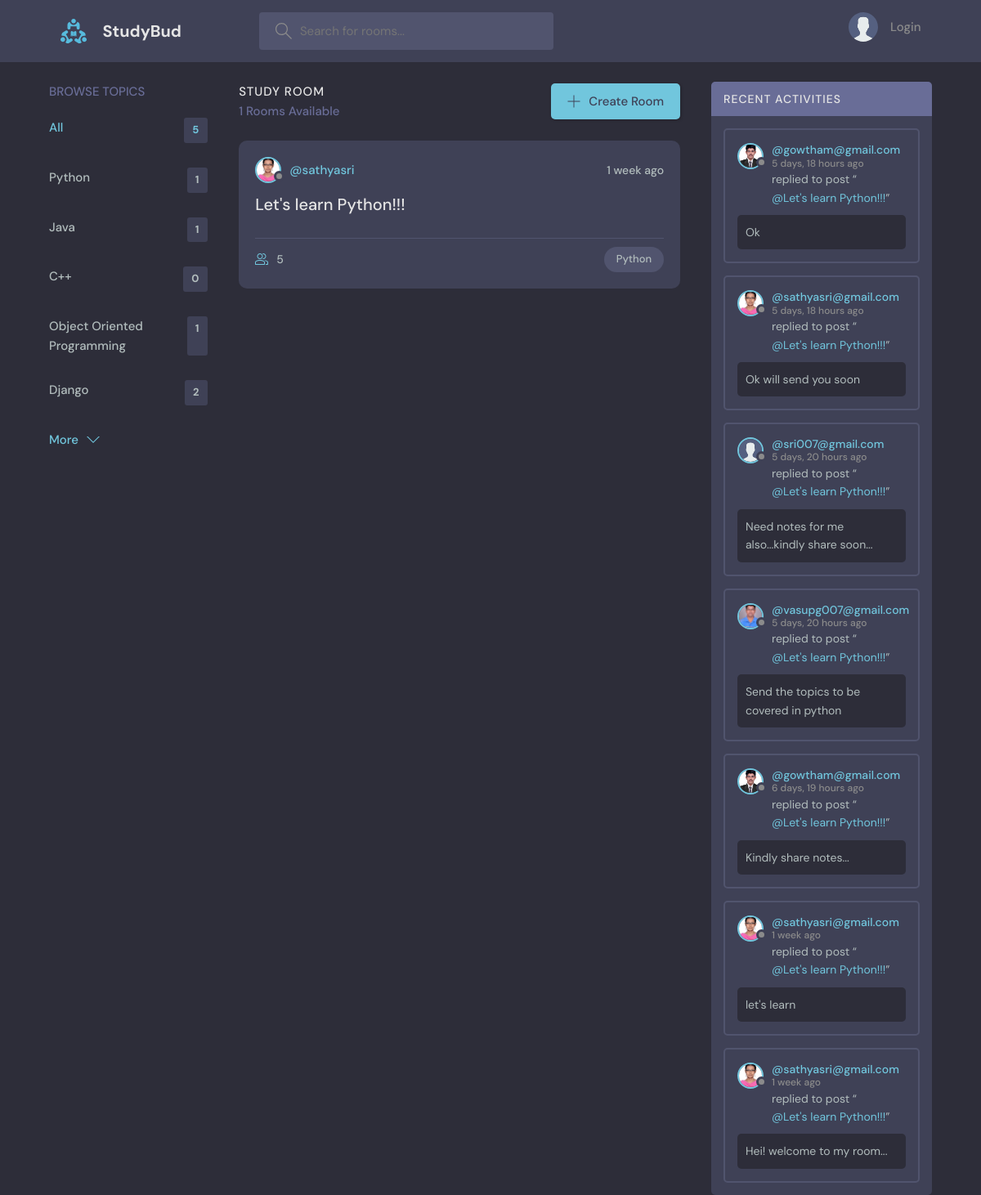
Page /?q=Python on the committed database.
### base/models.py (models this page shows, shortened)
class Topic(models.Model):
    name = models.CharField(max_length = 200)

class Room(models.Model):
    host = models.ForeignKey(User,on_delete = models.SET_NULL,null = True)
    topic = models.ForeignKey(Topic,on_delete = models.SET_NULL,null = True)
    name = models.CharField(max_length = 200)
    description = models.TextField(null=True,blank=True)
    participants = models.ManyToManyField(User,related_name='participants',blank=True)
    updated = models.DateTimeField(auto_now = True)
    created = models.DateTimeField(auto_now=False, auto_now_add=True)
    class Meta:
        ordering = ['-updated','-created']
    def __str__(self):
        return self.name

class User(AbstractUser):
    name = models.CharField(max_length=20,null=True)
    email = models.EmailField(unique=True,null=True)
    bio = models.TextField(null=True)
    avatar = models.ImageField(null=True,default="avatar.svg")
    USERNAME_FIELD = 'email'
    REQUIRED_FIELDS = []

class Message(models.Model):
    user = models.ForeignKey(User,on_delete = models.CASCADE)
    room = models.ForeignKey(Room,on_delete = models.CASCADE)
    body = models.TextField()
    updated = models.DateTimeField(auto_now = True)
    created = models.DateTimeField(auto_now=False, auto_now_add=True)
    class Meta:
        ordering = ['-updated','-created']

### base/views.py (the view)
# urls.py: path('',views.home,name="home"),
def home(request):
    q = request.GET.get('q') if request.GET.get('q') != None else ''
    rooms = Room.objects.filter(
        Q(topic__name__icontains=q) |
        Q(name__icontains=q) |
        Q(description__icontains=q) |
        Q(host__name__icontains=q)
                                )
    topic = Topic.objects.all()[0:5]
    room_count = rooms.count()
    room_messages = Message.objects.filter(Q(room__topic__name__icontains=q) | Q(room__host__name__icontains=q))
    content = {'rooms':rooms,'topics':topic,'room_count':room_count,'room_messages':room_messages}
    return render(request,'base/home.html',content)

### base/templates/base/home.html (shortened to what this page needs)
{% extends 'main.html' %}
{% block content %}
    <main class="layout layout--3">
      <div class="container">
        {% include 'base/topics_component.html' %}
        <div class="roomList">
          <div class="roomList__header">
            <div>
              <h2>Study Room</h2>
              <p>{{room_count}} Rooms Available</p>
            </div>
            <a class="btn btn--main" href="{% url 'create-room' %}">
              <svg version="1.1" xmlns="http://www.w3.org/2000/svg" width="32" height="32" viewBox="0 0 32 32">
                <title>add</title>
                <path
                  d="M16.943 0.943h-1.885v14.115h-14.115v1.885h14.115v14.115h1.885v-14.115h14.115v-1.885h-14.115v-14.115z"
                ></path>
              </svg>
              Create Room
            </a>
          </div>
          {% include 'base/feed_component.html' %}
        </div>
        {% include 'base/activity_component.html' %}
      </div>
    </main>
{% endblock content %}

### base/templates/base/topics_component.html
<div class="topics">
    <div class="topics__header">
      <h2>Browse Topics</h2>
    </div>
    <ul class="topics__list">
        <li>
            <a href="{% url 'home' %}" class="active">All <span>{{topics.count}}</span></a>
        </li>
        {% for topic in topics %}
        <li>
            <a href="{% url 'home' %}?q={{topic.name}}">{{topic.name}} <span>{{topic.room_set.all.count}}</span></a>
        </li>
        {% endfor %}
    </ul>
    <a class="btn btn--link" href="{% url 'topics' %}">
      More
      <svg version="1.1" xmlns="http://www.w3.org/2000/svg" width="32" height="32" viewBox="0 0 32 32">
        <title>chevron-down</title>
        <path d="M16 21l-13-13h-3l16 16 16-16h-3l-13 13z"></path>
      </svg>
    </a>
</div>

### base/templates/base/feed_component.html (shortened to what this page needs)
{% for room in rooms %}
    <div class="roomListRoom">
    <div class="roomListRoom__header">
      <a href="{% url 'user-profile' room.host.id %}" class="roomListRoom__author">
        <div class="avatar avatar--small">
          <img src="{{room.host.avatar.url}}" />
        </div>
        <span>@{{room.host.username}}</span>
      </a>
      <div class="roomListRoom__actions">
        <span>{{room.created|timesince}} ago</span>
      </div>
    </div>
    <div class="roomListRoom__content">
      <a href="{% url "room" room.id %}">{{room.name}}</a>
    </div>
    <div class="roomListRoom__meta">
      <a href="{% url "room" room.id %}" class="roomListRoom__joined">
        {{room.participants.all.count}}
      </a>
      <p class="roomListRoom__topic">{{room.topic.name}}</p>
    </div>
    </div>
{% endfor %}

### base/templates/base/activity_component.html (shortened to what this page needs)
<div class="activities">
    <div class="activities__header">
      <h2>Recent Activities</h2>
    </div>
    {% for message in room_messages %}
    <div class="activities__box">
      <div class="activities__boxHeader roomListRoom__header">
        <a href="{% url 'user-profile' message.user.id %}" class="roomListRoom__author">
          <div class="avatar avatar--small">
            <img src="{{message.user.avatar.url}}" />
          </div>
          <p>
            @{{message.user}}
            <span>{{message.created|timesince}} ago</span>
          </p>
        </a>
      </div>
      <div class="activities__boxContent">
        <p>replied to post “<a href="{% url 'room' message.room.id %}">@{{message.room}}</a>”</p>
        <div class="activities__boxRoomContent">
          {{message.body}}
        </div>
      </div>
    </div>
    {% endfor %}
</div>

### rows in the picture
Topic: name "Python", room_set.all.count "1"
Topic: name "Java", room_set.all.count "1"
Topic: name "C++", room_set.all.count "0"
Topic: name "Object Oriented Programming", room_set.all.count "1"
Topic: name "Django", room_set.all.count "2"
Room: host.avatar (picture), host.username "sathyasri", created "1 week", name "Let's learn Python!!!", participants.all.count "5", topic.name "Python"
Message: user.avatar (picture), user "gowtham@gmail.com", created "5 days, 18 hours", room "Let's learn Python!!!", body "Ok"
Message: user.avatar (picture), user "sathyasri@gmail.com", created "5 days, 18 hours", room "Let's learn Python!!!", body "Ok will send you soon"
Message: user.avatar (placeholder picture), user "sri007@gmail.com", created "5 days, 20 hours", room "Let's learn Python!!!", body "Need notes for me also...kindly share soon..."
Message: user.avatar (picture), user "vasupg007@gmail.com", created "5 days, 20 hours", room "Let's learn Python!!!", body "Send the topics to be covered in python"
Message: user.avatar (picture), user "gowtham@gmail.com", created "6 days, 19 hours", room "Let's learn Python!!!", body "Kindly share notes..."
Message: user.avatar (picture), user "sathyasri@gmail.com", created "1 week", room "Let's learn Python!!!", body "let's learn"
Message: user.avatar (picture), user "sathyasri@gmail.com", created "1 week", room "Let's learn Python!!!", body "Hei! welcome to my room..."

### other values in the picture
{{ topics.count }} "5"
{{ room_count }} "1"
